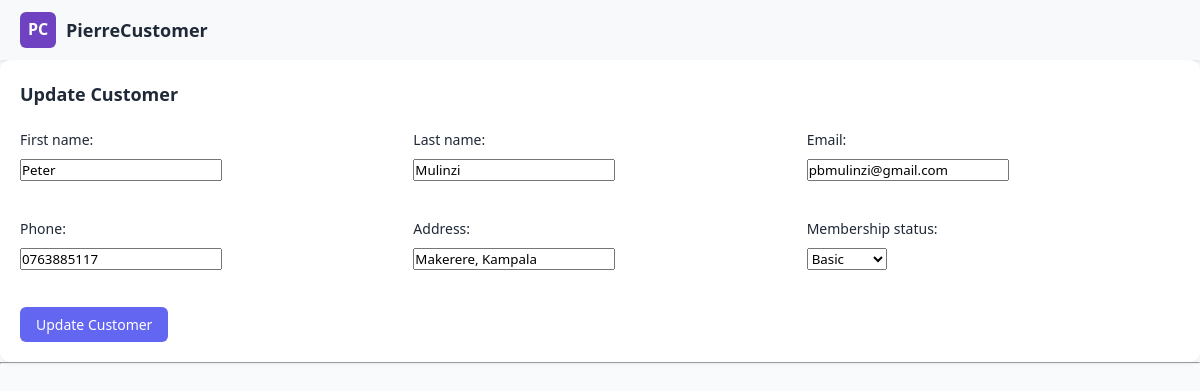
The page /updateCustomer/1/ on the database its author committed.
### pierre_CMS_App/models.py (models this page shows, shortened)
class Customer(models.Model):
    STATUS = (
        ('Premium', 'Premium'),
        ('Basic', 'Basic'),
    )
    first_name = models.CharField(max_length = 200)
    last_name = models.CharField(max_length = 200)
    phone = models.CharField(max_length=200)
    email = models.EmailField(max_length=200, null=True)
    address = models.CharField(max_length=200)
    date_created = models.DateTimeField(auto_now_add=True)
    membership_status = models.CharField(max_length=200, choices=STATUS, default='Basic')

### pierre_CMS_App/views.py (the view)
# urls.py: path('updateCustomer/<str:pk>/', views.updateCustomer, name='updateCustomer'),
def updateCustomer(request, pk):
    customers = Customer.objects.get(id=pk)
    updateForm = CustomerForm(instance=customers)
    if request.method == 'POST':
        updateForm = CustomerForm(request.POST, instance=customers)
        if updateForm.is_valid():
            updateForm.save()
            return redirect('dashboard')
    context = {
        'updateForm': updateForm,
    }
    return render(request, 'pierre_CMS_App/updateCustomer.html', context)

### pierre_CMS_App/forms.py
class CustomerForm(ModelForm):
    class Meta:
        model = Customer
        fields = ['first_name', 'last_name', 'phone', 'email', 'address', 'membership_status']

### pierre_CMS_App/templates/pierre_CMS_App/updateCustomer.html (shortened to what this page needs)
{% load static %}
<!DOCTYPE html>
<html lang="en">
<head>
    <link rel="stylesheet" href="{% static 'css/main.css' %}">
</head>
<body>
    <nav class="navbar">
        <div class="navbar-container">
            <a href="#" class="logo">
                <div class="logo-icon">PC</div>
                <div class="logo-text">PierreCustomer</div>
            </a>
        </div>
    </nav>
    <div class="container">
        <div class="form-container">
            <h2 class="form-title">Update Customer</h2>
            <form action="" method="POST">
                <div class="form-grid">
                    <div class="form-group">
                        <label class="form-label">{{updateForm.first_name.label_tag}}</label>
                        {{updateForm.first_name}}
                    </div>
                    <div class="form-group">
                        <label class="form-label">{{updateForm.last_name.label_tag}}</label>
                        {{updateForm.last_name}}
                    </div>
                    <div class="form-group">
                        <label class="form-label">{{updateForm.email.label_tag}}</label>
                        {{updateForm.email}}
                    </div>
                    <div class="form-group">
                        <label class="form-label">{{updateForm.phone.label_tag}}</label>
                        {{updateForm.phone}}
                    </div>
                    <div class="form-group">
                        <label class="form-label">{{updateForm.address.label_tag}}</label>
                        {{updateForm.address}}
                    </div>
                    <div class="form-group">
                        <label class="form-label">{{updateForm.membership_status.label_tag}}</label>
                        {{updateForm.membership_status}}
                    </div>
                    <div class="form-submit">
                        <input type="submit" value="Update Customer" class="btn btn-primary">
                    </div>
                </div>
            </form>
        </div>
        <hr>
    </div>
</body>
</html>

### static/css/main.css (style rules this page uses)
:root { --primary: #6366f1; --primary-light: #818cf8; --primary-dark: #4f46e5; --accent: #f472b6; --light: #f9fafb; --dark: #1f2937; --gray: #9ca3af; --gray-light: #f3f4f6; }
* { margin: 0; padding: 0; box-sizing: border-box; font-family: 'Segoe UI', Tahoma, Geneva, Verdana, sans-serif; }
body { background-color: var(--light); color: var(--dark); line-height: 1.6; }
* { margin: 0; padding: 0; box-sizing: border-box; }
.navbar { background-color: #f8f9fa; padding: 12px 20px; box-shadow: 0 2px 4px rgba(0,0,0,0.1); }
.navbar-container { display: flex; justify-content: space-between; align-items: center; max-width: 1200px; margin: 0 auto; }
.logo { display: flex; align-items: center; text-decoration: none; color: inherit; }
.logo-icon { background-color: #6f42c1; color: white; width: 36px; height: 36px; border-radius: 6px; display: flex; align-items: center; justify-content: center; font-weight: bold; margin-right: 10px; }
.logo-text { font-weight: bold; font-size: 18px; }
.form-grid { display: grid; grid-template-columns: repeat(auto-fill, minmax(300px, 1fr)); gap: 20px; }
.form-group { margin-bottom: 16px; }
.form-label { display: block; margin-bottom: 8px; font-weight: 500; color: #555; }
.btn { padding: 8px 16px; border-radius: 6px; font-size: 14px; font-weight: 500; cursor: pointer; display: inline-flex; align-items: center; border: none; transition: all 0.2s; }
.btn-primary { background-color: var(--primary); color: white; }
.form-container { background-color: white; border-radius: 10px; box-shadow: 0 2px 4px rgba(0,0,0,0.05); padding: 20px; }
.form-title { font-size: 18px; font-weight: 600; margin-bottom: 20px; }
.form-group { margin-bottom: 15px; }
.form-label { display: block; margin-bottom: 6px; font-size: 14px; font-weight: 500; color: var(--dark); }

### rows shown on the page
Customer: first_name "Peter", last_name "Mulinzi", email "pbmulinzi@gmail.com", phone "0763885117", address "Makerere, Kampala", membership_status "Basic"

### other values the page prints
{{ updateForm.first_name.label_tag }} "First name:"
{{ updateForm.last_name.label_tag }} "Last name:"
{{ updateForm.email.label_tag }} "Email:"
{{ updateForm.phone.label_tag }} "Phone:"
{{ updateForm.address.label_tag }} "Address:"
{{ updateForm.membership_status.label_tag }} "Membership status:"
